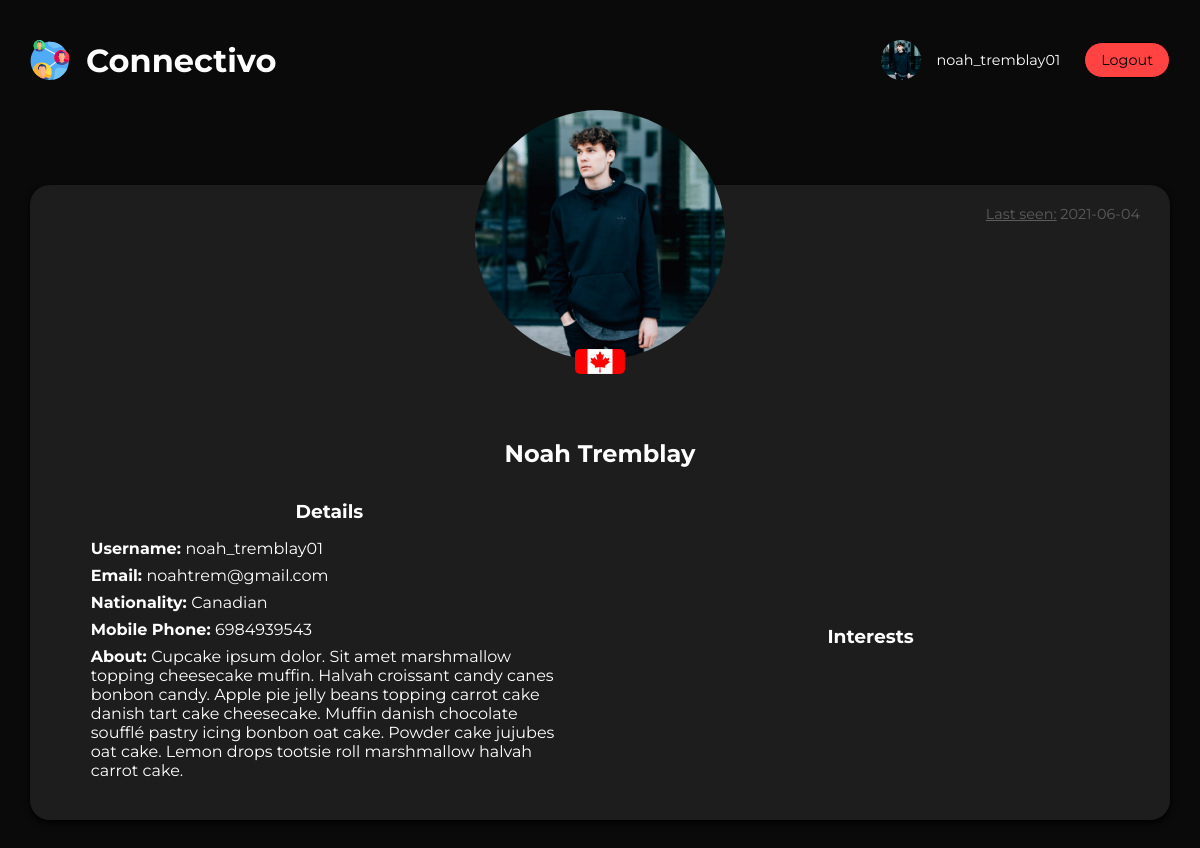
Screenshot of /profile/noah_tremblay01 (signed in) with the database file from the repository.
### tables this page shows
CREATE TABLE user (username VARCHAR (30) PRIMARY KEY, password VARCHAR (30) NOT NULL, first_name VARCHAR (30) NOT NULL, last_name VARCHAR (30) NOT NULL, email TEXT (30) NOT NULL, nationality VARCHAR (30) NOT NULL, mobile TEXT (20), about TEXT (200), last_login DATETIME DEFAULT (CURRENT_TIMESTAMP) NOT NULL);

### main.py (the view)
@app.route('/profile/<string:username>')
def profile(username):
    if username == session['username']:
        app.logger.debug(username)
        cur = get_db().cursor()
        data = cur.execute(
            '''
            SELECT [username],
                [first_name],
                [last_name],
                [email],
                [nationality],
                [mobile],
                [about],
                [last_login]
            FROM [user]
            WHERE [username] = :username
            ''',
            {"username": username}
        ).fetchone()
        cur.close()
    else:
        abort(401)
    return render_template(
        'profile/profile.html',
        profileData=data,
        username=username
    )

### main.py (called while the page is built)
def get_db():
    if not hasattr(g, 'conn'):
        app.logger.debug(f"» New Connection requested from endpoint '{request.endpoint}'")
        conn = sqlite3.connect(DATABASE_PATH)
        conn.row_factory = sqlite3.Row
        setattr(g, 'conn', conn)
    return g.conn

@app.teardown_appcontext
def close_connection(ctx):
    if conn := g.pop('conn', None):
        app.logger.debug('» Teardown AppContext')
        app.logger.debug('» Connection closed')
        conn.close()

### templates/profile/profile.html (shortened to what this page needs)
{% extends "_layout.html" %}
{% block cssFiles %}
<link rel="stylesheet"  href="{{url_for('static', filename='css/profile.css')}}"/>
{% endblock %}
{% block content %}
<div class="container">
  <div class="profile-container">
    <div class="prof-img">
      <img src="{{ url_for('static', filename='img/profiles/{}.jpg'.format(profileData['username']))}}" alt="{{profileData['username']}}'s profile image" />
    </div>
     <span class="last-login"><u>Last seen:</u> {{ profileData['last_login'][0:10] }}</span>
    <h2 class="prof-name">{{ profileData['first_name'] }} {{ profileData['last_name'] }}</h2>
    <div class="prof-main">
      <div class="prof-details">
        <h3>Details</h3>
        <ul>
          <li><b>Username: </b>{{ profileData['username'] }}</li>
          <li><b>Email: </b>{{ profileData['email'] }}</li>
          <li><b>Nationality: </b>{{ profileData['nationality']|capitalize }}</li>
          <li><b>Mobile Phone: </b>{{ profileData['mobile'] }}</li>
          <li>
            <b>About: </b> {{ profileData['about'] }}
          </li>
        </ul>
      </div>
      <div class="prof-interests">
        <h3>Interests</h3>
      </div>
    </div>
  </div>
</div>
{% endblock %}

### templates/_layout.html (shortened to what this page needs)
<!DOCTYPE html>
<html lang="en">
<head>
    {% block head %}
    <link rel="stylesheet"  href="{{url_for('static', filename='css/layout.css')}}"/>
    {% block cssFiles %}{% endblock %}
    {% endblock %}
</head>
<body>
  {% block sticky %}
  <div class="container stickyTop">
    <div class="logo">
      <img src="{{url_for('static', filename='img/favicon.svg')}}"/>
      <h1>Connectivo</h1>
    </div>
    {% with username=username %}
        {% include "login_status_bar.html" %}
    {% endwith %}
  </div>
  {% endblock %}
  {% block content %}
  {% endblock %}
</body>
</html>

### templates/login_status_bar.html
<div class="user-profile">
{% if username %}
  <a href="{{url_for('profile', username=username)}}">
    <img src="{{ url_for('static', filename='img/profiles/{}.jpg'.format(username))}}" alt="{{username}}'s profile image" />
    <span>{{ username }}</span>
  </a>
  <button id="logout"><a href="{{ url_for('logout') }}">Logout</a></button>
{% else %}
  <button><a href="{{ url_for('sign_in') }}">Sign In</a></button>
{% endif %}
</div>

### static/css/layout.css (style rules this page uses)
:root { --dark-main: #0a0a0a; --dark-sec: #1d1d1d; --accent: #cc77fd; }
* { margin: 0; padding: 0; box-sizing: border-box; }
body { font-family: 'Montserrat', sans-serif; background: var(--dark-main); min-height: 100vh; color: white; }
.container { max-width: 1600px; margin: 0 auto; width: 95%; }
a { text-decoration: none; color: black; font-size: 0.9rem; border-radius: 50px; padding: 0.5rem 1rem; display: block; }
button { border: 1px solid black; border-radius: 50px; background: var(--accent); transition: 0.3s; position: relative; font-family: 'Montserrat', sans-serif; font-weight: 400; cursor: pointer; }
.stickyTop { display: flex; justify-content: space-between; align-items: center; position: sticky; top: 0; z-index: 100; padding: 2rem 0; }
.logo { display: flex; justify-content: center; align-items: center; height: 100%; }
.stickyTop img { width: 40px; margin-right: 1rem; }
.user-profile { height: 100%; display: flex; align-items: center; }
.user-profile a { height: 100%; display: flex; align-items: center; color: white; }
.user-profile img { height: 100%; border-radius: 50%; }
.user-profile button { margin-left: 0.5rem; }
.user-profile button a { color: black; }
#logout { background-color: rgb(255, 67, 67); }

### static/css/profile.css (style rules this page uses)
.profile-container { width: 100%; max-width: 1400px; min-height: 500px; padding: 0 1.8rem; background: var(--dark-sec); margin: 0 auto 2rem auto; border-radius: 20px; position: relative; box-shadow: 0px 3px 7px rgba(0, 0, 0, 0.9); }
.prof-img::after { content: ""; display: block; width: 50px; height: 25px; border-radius: 5px; position: absolute; bottom: -10px; left: 50%; transform: translateX(-50%); }
.prof-img { width: 250px; position: relative; top: -75px; left: 50%; transform: translateX(-50%); margin-top: 65px; }
.prof-img img { width: 100%; border-radius: 50%; }
.last-login { color: rgb(92, 92, 92); position: absolute; top: 20px; right: 30px; font-size: 0.9rem; }
.prof-name { text-align: center; }
ul { list-style: none; }
.prof-main h3 { margin-bottom: 1rem; }
.prof-main { display: flex; align-items: center; }
.prof-main > div { flex: 1 50%; padding: 0 2rem; text-align: center; }
.prof-details,.prof-interests { margin: 2rem 0; }
.prof-details ul { text-align: left; }
.prof-details ul li { margin: 0.5rem 0; }

### rows the page displays
user: username "noah_tremblay01", username (picture), last_login "2021-06-04", first_name "Noah", last_name "Tremblay", email "noahtrem@gmail.com", nationality "Canadian", mobile "6984939543", about "Cupcake ipsum dolor. Sit amet marshmallow topping cheesecake muffin. Halvah croissant candy canes bonbon candy. Apple pie jelly beans topping carrot cake danish tart cake cheesecake. Muffin danish chocolate soufflé pastry icing bonbon oat cake. Powder cake jujubes oat cake. Lemon drops tootsie roll marshmallow halvah carrot cake."
